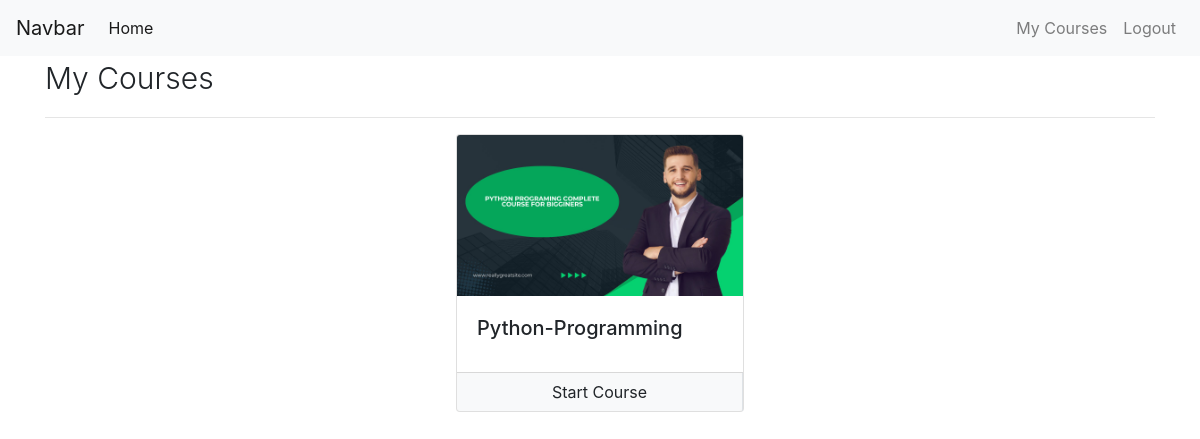
/my-courses (signed in), run on an earlier commit of the app's database.
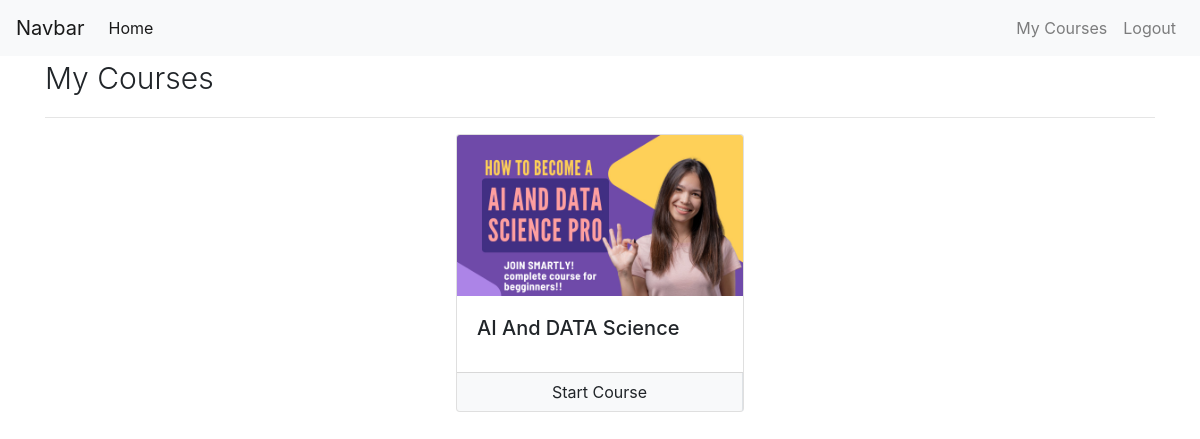
And on a later commit of the database.
### Smartly/models/user_course.py (models this page shows, shortened)
class UserCourse(models.Model):
    user = models.ForeignKey(User , null = False , on_delete=models.CASCADE)
    course = models.ForeignKey(Course , null = False , on_delete=models.CASCADE)
    date = models.DateTimeField(auto_now_add=True)

### Smartly/models/course.py (models this page shows, shortened)
class Course(models.Model):
    name = models.CharField(max_length = 50 , null=False)
    slug= models.CharField(max_length = 50 , null=False , unique= True)
    description = models.CharField(max_length = 200 , null = True)
    price=models.IntegerField( null = False )
    discount =models.IntegerField( null = False , default=0 )
    active = models.BooleanField(default=False)
    thumbnail = models.ImageField(upload_to="files/thumbnail")
    date= models.DateTimeField(auto_now_add=True)
    resource= models.FileField(upload_to="files/resource")
    length=models.IntegerField( null = False)

### Smartly/views/courses.py (the view)
# urls.py: path('my-courses', MyCoursesList.as_view() , name = 'my-courses'),
@method_decorator(login_required(login_url='login') , name='dispatch')
class MyCoursesList(ListView):
    template_name = 'Smartly/my_courses.html'
    context_object_name = 'user_courses'
    def get_queryset(self):
        return UserCourse.objects.filter(user = self.request.user)

### Smartly/templates/Smartly/my_courses.html (shortened to what this page needs)
{% extends 'Smartly/base.html' %}
{% load course_custom_tags %}
{%block content%}
<div class="container">
   <p class="display-6">My Courses </p>
   <hr>
   <div class="row">
      {% for uc in user_courses %}
      <div class="col mx-auto">
          <div class="card mx-auto" style="width: 18rem;">
              <img class="card-img-top" src="{{uc.course.thumbnail.url}}" alt="Card image cap">
              <div class="card-body">
                  <h5 class="card-title">{{uc.course.name}}</h5>
              </div>
              <div class="card-footer p-0">
                  <div class="row no-gutters">
                      <div class="col border-right">
                          <a href="{% url 'coursepage' uc.course.slug %}" class="btn btn-light btn-block">Start Course</a>
                      </div>
                  </div>
              </div>
          </div>
      </div>
      {% endfor %}
  </div>
</div>
{%endblock%}

What changed in the data, as far as the page shows it:
removed UserCourse: course.thumbnail (picture), course.name "Python-Programming"
added UserCourse: course.thumbnail (picture), course.name "AI And DATA Science"
